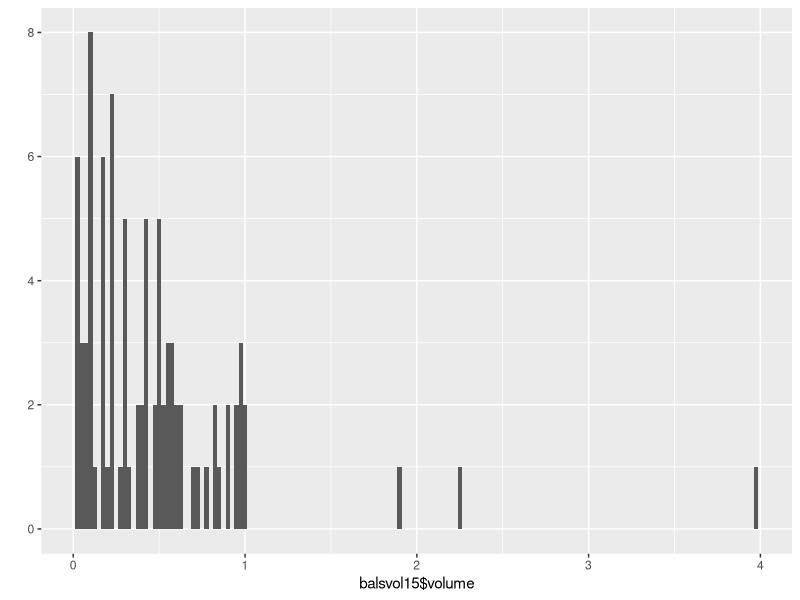
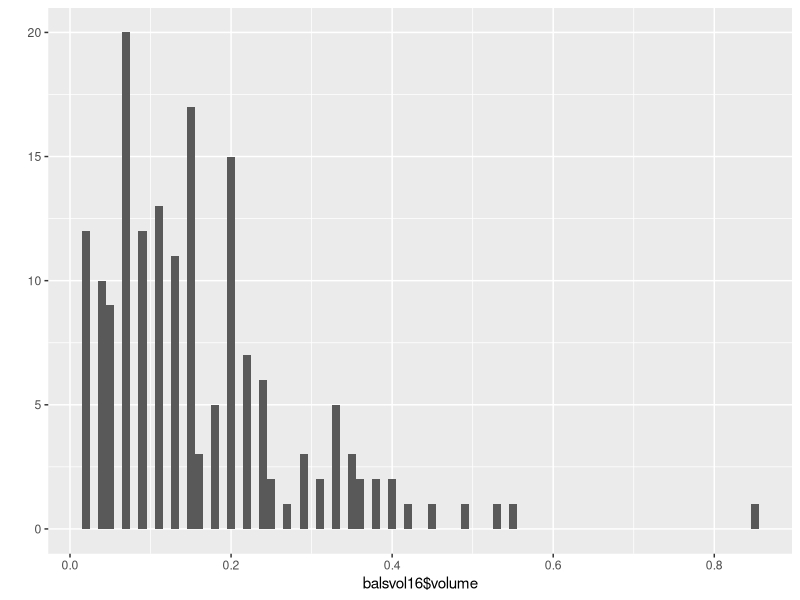
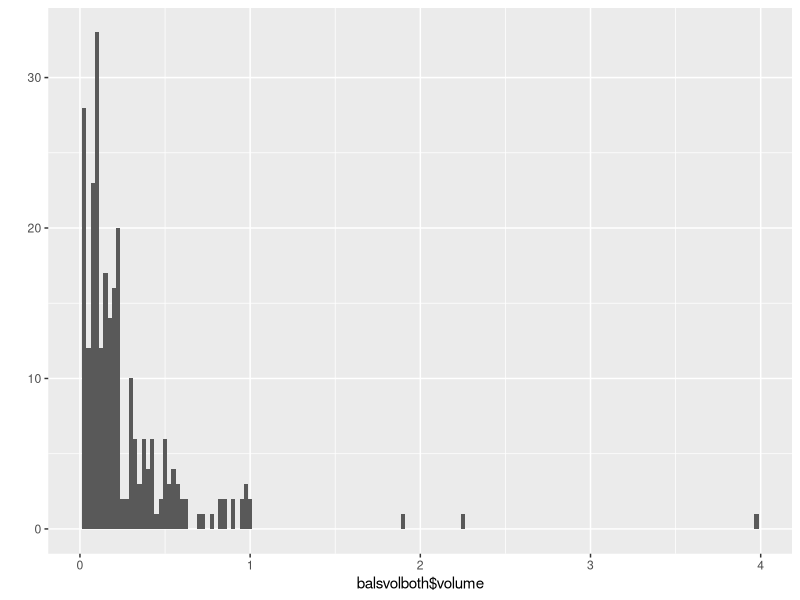
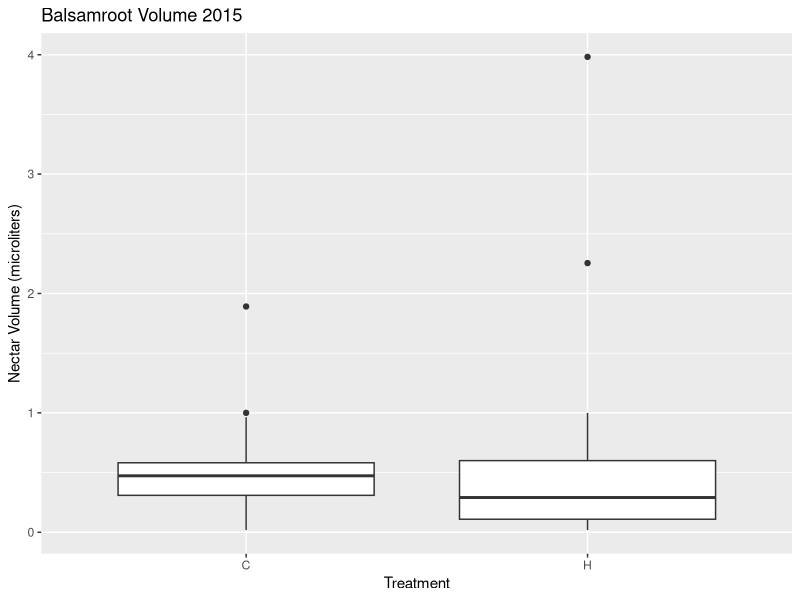
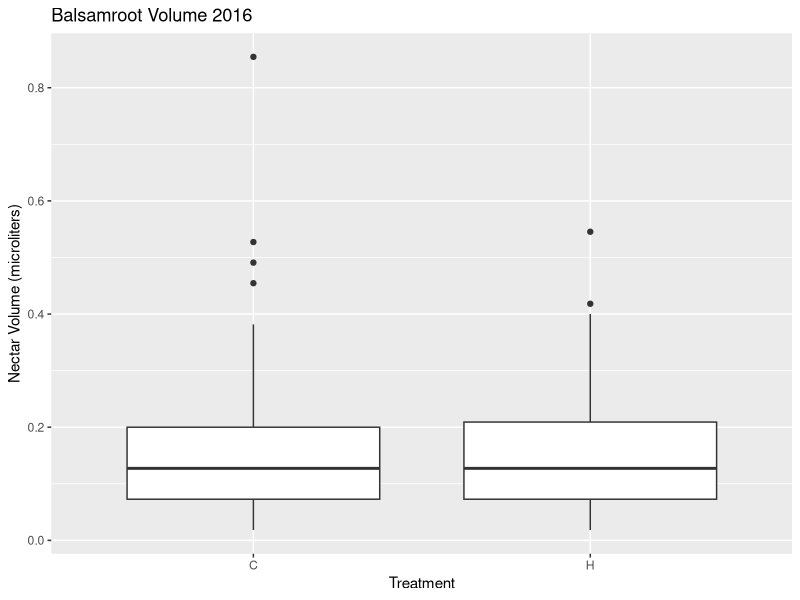
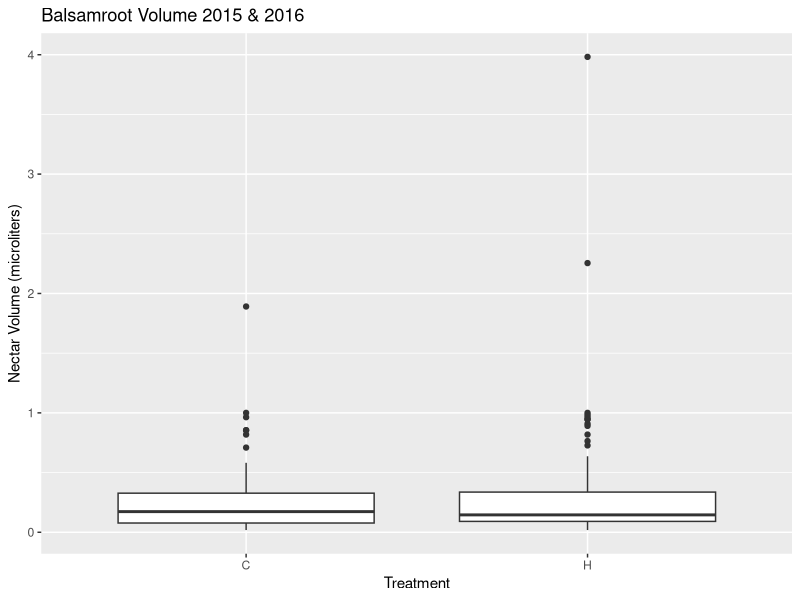
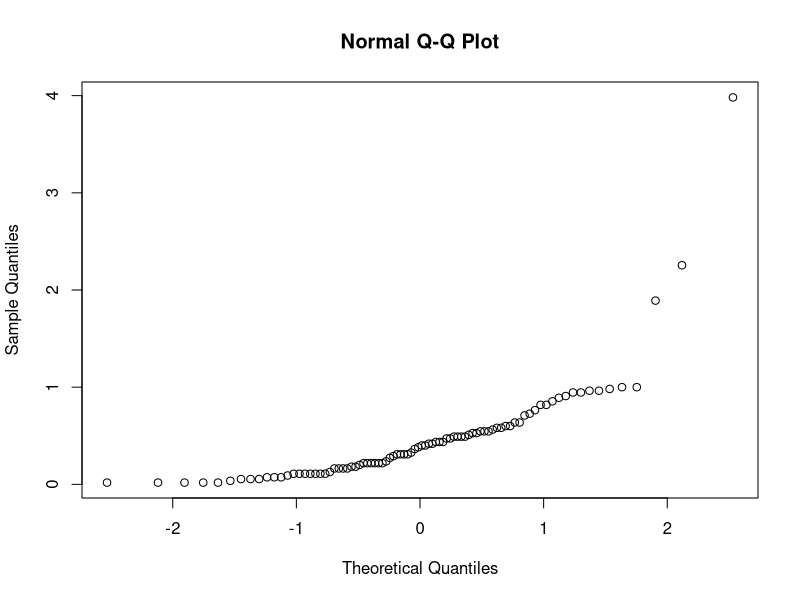
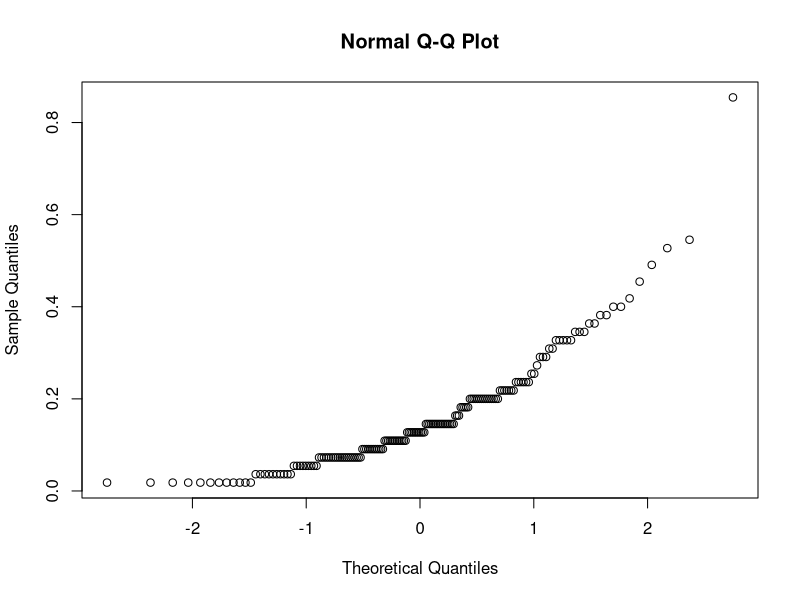

Write the R code that produced these figures, in order.
library(ggplot2)
library(dplyr)

setwd("D:/Iowa State University/Debinski Lab/Nectar data/MAL")

balsvol15 <- read.csv("nectar analysis/data files/balsvol15.csv", header = T)
balsvol16 <- read.csv("nectar analysis/data files/balsvol16.csv", header = T)
balsvolboth <- rbind(balsvol15,balsvol16)

#Data summaries

summary(balsvol15)
summary(balsvol16)
summary(balsvolboth)

summarize(group_by(balsvol15, treatment), meanVol = mean(volume), sdVolume = sd(volume))
summarize(group_by(balsvol16, treatment), meanVol = mean(volume), sdVolume = sd(volume))
summarize(group_by(balsvolboth, treatment), meanVol = mean(volume), sdVolume = sd(volume))

qplot(balsvol15$volume, binwidth = .025)
qplot(balsvol16$volume, binwidth = .01)
qplot(balsvolboth$volume, binwidth = .025)

ggplot(balsvol15, aes(x=treatment, y=volume)) + geom_boxplot() +
  xlab("Treatment") +
  ylab("Nectar Volume (microliters)") + ggtitle("Balsamroot Volume 2015")

ggplot(balsvol16, aes(x=treatment, y=volume)) + geom_boxplot() +
  xlab("Treatment") +
  ylab("Nectar Volume (microliters)") + ggtitle("Balsamroot Volume 2016")

ggplot(balsvolboth, aes(x=treatment, y=volume)) + geom_boxplot() +
  xlab("Treatment") +
  ylab("Nectar Volume (microliters)") + ggtitle("Balsamroot Volume 2015 & 2016")

# Homoscedastic?

var15C <- sd(balsvol15$volume[balsvol15$treatment=="C"])^2
var15H <- sd(balsvol15$volume[balsvol15$treatment=="H"])^2
ratio15 <- var15H/var15C
ratio15

var16C <- sd(balsvol16$volume[balsvol16$treatment=="C"])^2
var16H <- sd(balsvol16$volume[balsvol16$treatment=="H"])^2
ratio16 <- var16C/var16H
ratio16

varbothC <- sd(balsvolboth$volume[balsvolboth$treatment=="C"])^2
varbothH <- sd(balsvolboth$volume[balsvolboth$treatment=="H"])^2
ratioboth <- varbothH/varbothC
ratioboth

# Q-Q plots

qqnorm(balsvol15$volume)
qqnorm(balsvol16$volume)
qqnorm(balsvolboth$volume)

